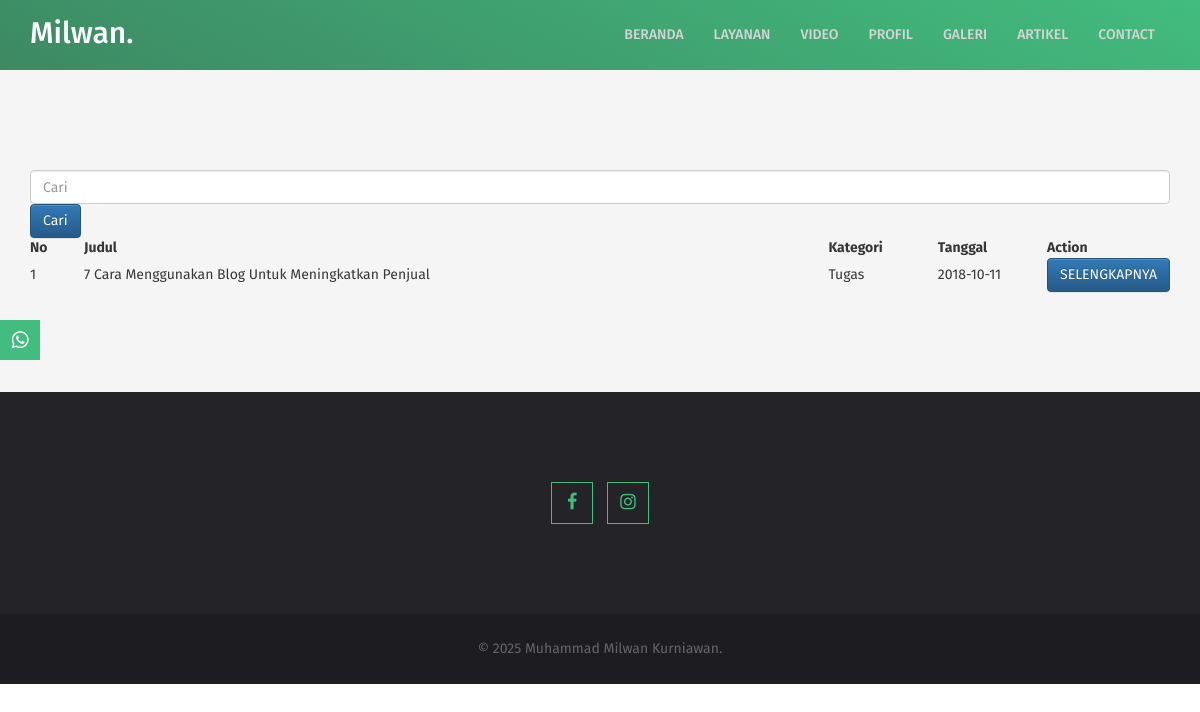
The app's page /materi.php with its own data.
### tables this page shows
CREATE TABLE IF NOT EXISTS `tbl_file` (
`kode` int(11) NOT NULL,
  `kategori` varchar(50) DEFAULT NULL,
  `judul` varchar(100) DEFAULT NULL,
  `konten` text,
  `tgl_posting` date DEFAULT NULL,
  `user` varchar(50) DEFAULT NULL,
  `status` varchar(10) NOT NULL,
  `data_file` text NOT NULL
);

### materi.php (the view, shortened to what this page needs)
<?php include'header.php';
 ?>
<section id="contact" class="contact section">
			<div class="container">
				<div class="row">
					<div class="col-md-12">
								<form method="POST">
							          <input type="text" name="query" placeholder="Cari" class="form-control"/>
							          <input type="submit" name="cari" value="Cari" class="btn btn-primary">
							  </form>
			<table id="customers">
                <tr>
                  <th width="5%">No</th>
                  <th width="70%">Judul</th>
                  <th width="10%">Kategori</th>
                  <th width="10%">Tanggal</th>
                  <th>Action</th>
                </tr>
                <?php
                    $no = 1;
                        $query = $_POST['query'];
                        if ($query !=''){
                            $select = mysqli_query($konek, "select * from tbl_file where judul LIKE '%".$query."%' OR kategori LIKE '%".$query."%'");
                        }else {
                           $select = mysqli_query($konek,"select * from tbl_file");
                           }
                        if(mysqli_num_rows($select)){
                            while ($data=mysqli_fetch_array($select)){
                 ?>
                <tr>
                  <td><?php echo $no++; ?></td>
                  <td><?php echo $data['judul']; ?></td>
                  <td><?php echo $data['kategori']; ?></td>
                  <td><?php echo $data['tgl_posting']; ?></td>
                  <td>
                    <a href="materi_detail.php?id=<?php echo base64_encode($data['kode']); ?>">
                  	<button class="btn btn-primary">SELENGKAPNYA</button></a>
               		</td>
               </tr>
					    <?php }}else{
					        echo "Tidak di temukan";}
					    ?>
			</div>
</div>
</div>
</section>
<?php include'footer.php'; ?>

### style.css (style rules this page uses)
body { font-family: 'Fira Sans', sans-serif; font-weight: 400; font-size:14px; color:#363636; position:relative; }
a,button { -webkit-transition:all 0.3s ease; -moz-transition:all 0.3s ease; transition:all 0.3s ease; outline:none; box-shadow:none; text-decoration:none; }
.section { padding:100px 0; }
.contact { background:#f5f5f5; }

### records on screen
tbl_file: judul "7 Cara Menggunakan Blog Untuk Meningkatkan Penjual", kategori "Tugas", tgl_posting "2018-10-11"
